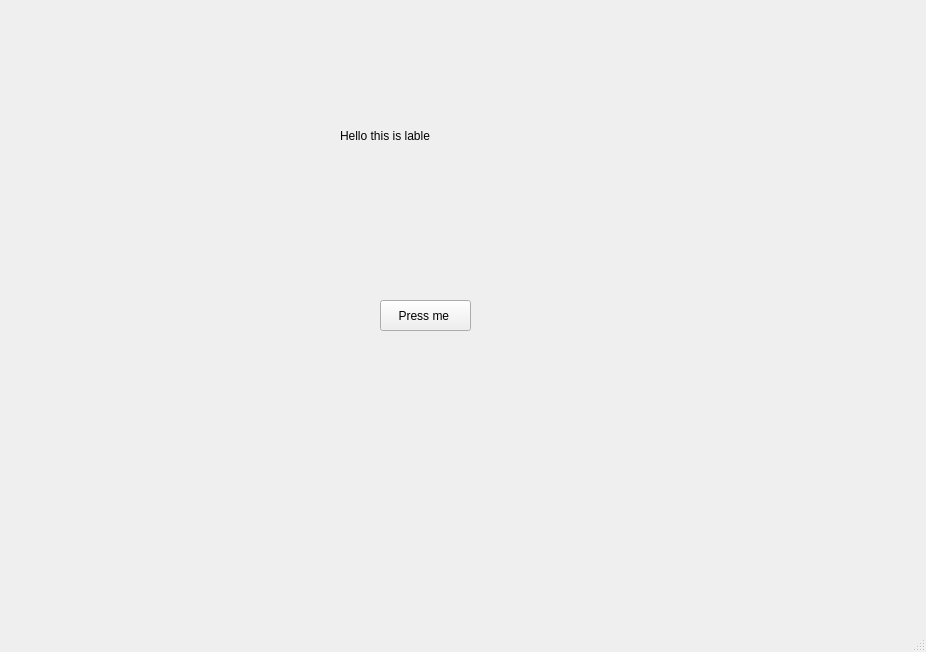
<?xml version="1.0" encoding="UTF-8"?>
<ui version="4.0">
 <class>MainWindow</class>
 <widget class="QMainWindow" name="MainWindow">
  <property name="geometry">
   <rect>
    <x>0</x>
    <y>0</y>
    <width>926</width>
    <height>652</height>
   </rect>
  </property>
  <property name="windowTitle">
   <string>MainWindow</string>
  </property>
  <widget class="QWidget" name="centralwidget">
   <widget class="QPushButton" name="button1">
    <property name="geometry">
     <rect>
      <x>380</x>
      <y>300</y>
      <width>91</width>
      <height>31</height>
     </rect>
    </property>
    <property name="text">
     <string>Press me </string>
    </property>
   </widget>
   <widget class="QLabel" name="label">
    <property name="geometry">
     <rect>
      <x>340</x>
      <y>100</y>
      <width>111</width>
      <height>71</height>
     </rect>
    </property>
    <property name="text">
     <string>Hello this is lable</string>
    </property>
   </widget>
  </widget>
  <widget class="QMenuBar" name="menubar">
   <property name="geometry">
    <rect>
     <x>0</x>
     <y>0</y>
     <width>926</width>
     <height>22</height>
    </rect>
   </property>
  </widget>
  <widget class="QStatusBar" name="statusbar"/>
 </widget>
 <resources/>
 <connections/>
</ui>
